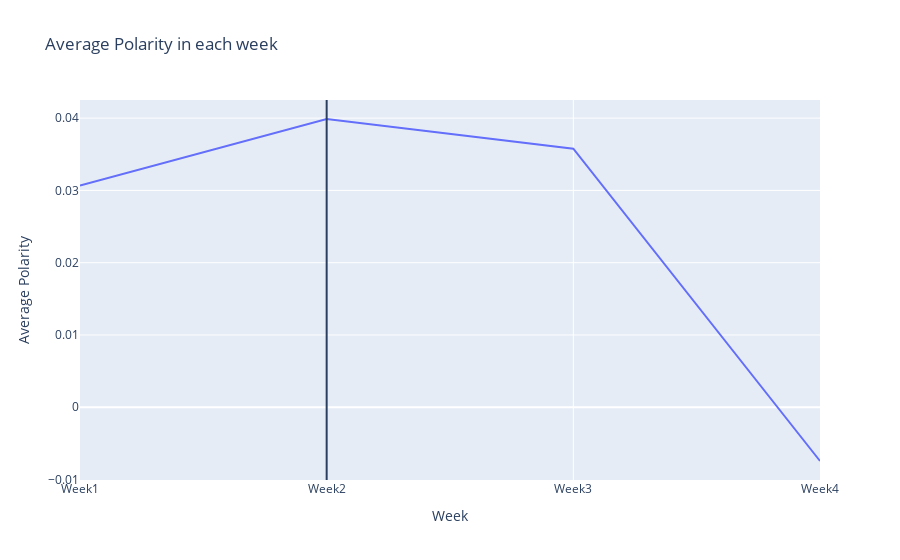

The notebook cell this image was saved under:
### Code cell
import plotly.express as px
from plotly.offline import download_plotlyjs, init_notebook_mode,plot, iplot 
init_notebook_mode(connected=True)
fig = px.line(Avg_sample_by_week, x= "Week", y="Polarity", title='Average Polarity in each week',
             labels={
                      "Polarity": "Average Polarity"
                 },)
fig.add_vline(x="Week2")
fig.show()

### Figure 1 — Plotly figure (JSON) as saved in the notebook; plotly's stock layout.template omitted (floating-point values rounded to 4 significant figures)
{"data": [{"hovertemplate": "Week=%{x}<br>Average Polarity=%{y}<extra></extra>", "legendgroup": "", "line": {"color": "#636efa", "dash": "solid"}, "marker": {"symbol": "circle"}, "mode": "lines", "name": "", "orientation": "v", "showlegend": false, "type": "scatter", "x": ["Week1", "Week2", "Week3", "Week4"], "xaxis": "x", "y": [0.03068, 0.03988, 0.03577, -0.007431], "yaxis": "y"}], "layout": {"legend": {"tracegroupgap": 0}, "shapes": [{"type": "line", "x0": "Week2", "x1": "Week2", "xref": "x", "y0": 0, "y1": 1, "yref": "y domain"}], "title": {"text": "Average Polarity in each week"}, "xaxis": {"anchor": "y", "domain": [0, 1], "title": {"text": "Week"}}, "yaxis": {"anchor": "x", "domain": [0, 1], "title": {"text": "Average Polarity"}}}}
